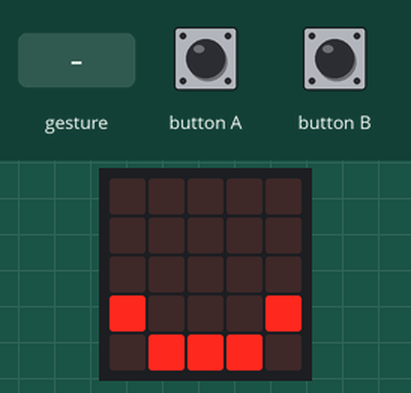
Recording of a program running on a simulated BBC micro:bit (MakeCode). On the bench: the board's 5×5 LED display. The inputs (shaded band) are chosen by the test bench. A tilt is held for 1.5 s and a shake lasts 1 s, then the board lies face up again.

Above: at 1.6 s.
1.7 s: button A pressed for 0.15 s
At 2.05 s:
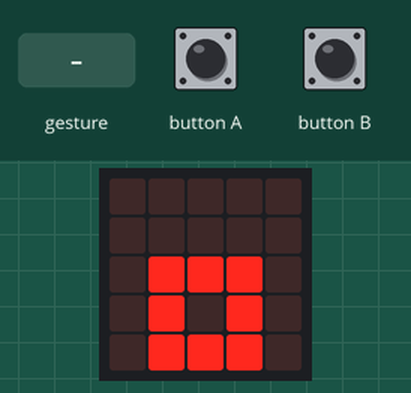
2.4 s: gesture 'shake'
At 5.2 s:
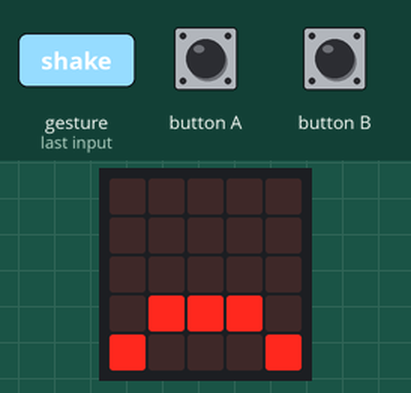
5.4 s: button B pressed for 0.15 s
At 5.75 s:
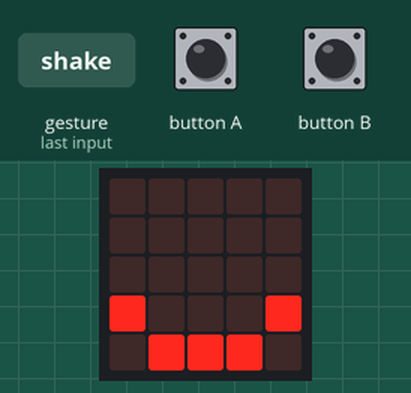
6.1 s: gesture 'logo down'
At 7.6 s:
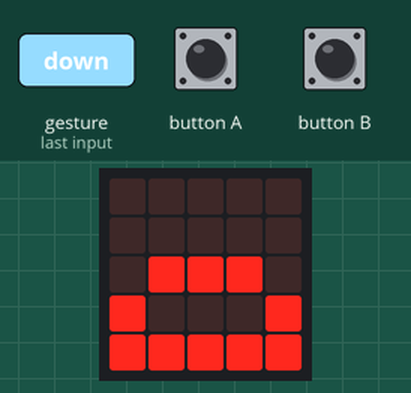
Timing chart, 0 to 9.1 s (numbered marks = the images above; inputs shaded):
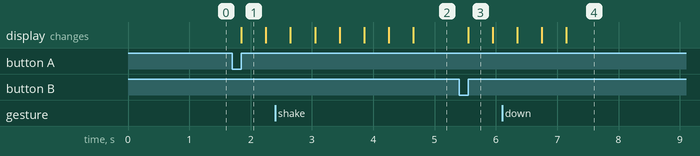

The program:

main.ts
```typescript
input.onGesture(Gesture.LogoDown, function () {
    basic.showLeds(`
        . . . . .
        . . . . .
        . # # # .
        # . . . #
        # # # # #
        `)
})
function ongelukkig () {
    basic.showLeds(`
        . . . . .
        . . . . .
        . . . . .
        . # # # .
        # . . . #
        `)
}
// eten geven
input.onButtonPressed(Button.A, function () {
    basic.showLeds(`
        . . . . .
        . . . . .
        . # # # .
        . # . # .
        . # # # .
        `)
    basic.showLeds(`
        . . . . .
        . . . . .
        . # # # .
        # # . # #
        . # # # .
        `)
    basic.showLeds(`
        . . . . .
        . . . . .
        . # # # .
        # # # # #
        . # # # .
        `)
    basic.showLeds(`
        . . . . .
        . . . . .
        . # # # .
        . # . # .
        . # # # .
        `)
    basic.showLeds(`
        . . . . .
        . . . . .
        . # # # .
        # # . # #
        . # # # .
        `)
    basic.showLeds(`
        . . . . .
        . . . . .
        . # # # .
        # # # # #
        . # # # .
        `)
    basic.showLeds(`
        . . . . .
        . . . . .
        . . . . .
        # . . . #
        . # # # .
        `)
    maag += 30
})
input.onGesture(Gesture.Shake, function () {
    basic.showLeds(`
        . . . . .
        . . . . .
        . . . . .
        . # # # .
        # . . . #
        `)
    basic.pause(1000)
    basic.showLeds(`
        . . . . .
        . . . . .
        . . . . .
        # # # # #
        . . . . .
        `)
})
function nietblij () {
    basic.showLeds(`
        . . . . .
        . . . . .
        . . . . .
        # # # # #
        . . . . .
        `)
}
// aaien
input.onButtonPressed(Button.B, function () {
    basic.showLeds(`
        . . . . .
        . . . . .
        . . . . .
        # . . . #
        . # # # .
        `)
    basic.showLeds(`
        . . . . .
        . . . . .
        # . . . #
        # . . . #
        . # # # .
        `)
    basic.showLeds(`
        . . . . .
        . . . . .
        . . . . .
        # . . . #
        . # # # .
        `)
})
function blij () {

}
function dood () {
    basic.showIcon(IconNames.Skull)
    basic.pause(5000)
}
let maag = 100
basic.showLeds(`
    . . . . .
    . . . . .
    . . . . .
    # . . . #
    . # # # .
    `)
loops.everyInterval(500, function () {
    maag += -1
})
basic.forever(function () {
    basic.pause(2000)
    if (maag >= 50) {
        blij()
    } else if (maag < 50 && maag > 10) {
        nietblij()
    } else {
        ongelukkig()
    }
})
```

test.ts
```typescript
// tests gaan hier; deze zal niet worden gecompileerd wanneer dit pakket wordt gebruikt als extensie.
```

Measured:
- after the input at 1.7 s, the display: changes after 0.15 s (image 1)
- after the input at 2.4 s, the display: first differs from a run without the input after 2.3 s (image 2)
- after the input at 5.4 s, the display: changes after 0.15 s (image 3)
- what the display in image 1 shows lasts 0.4 s, from 1.9 s to 2.3 s
